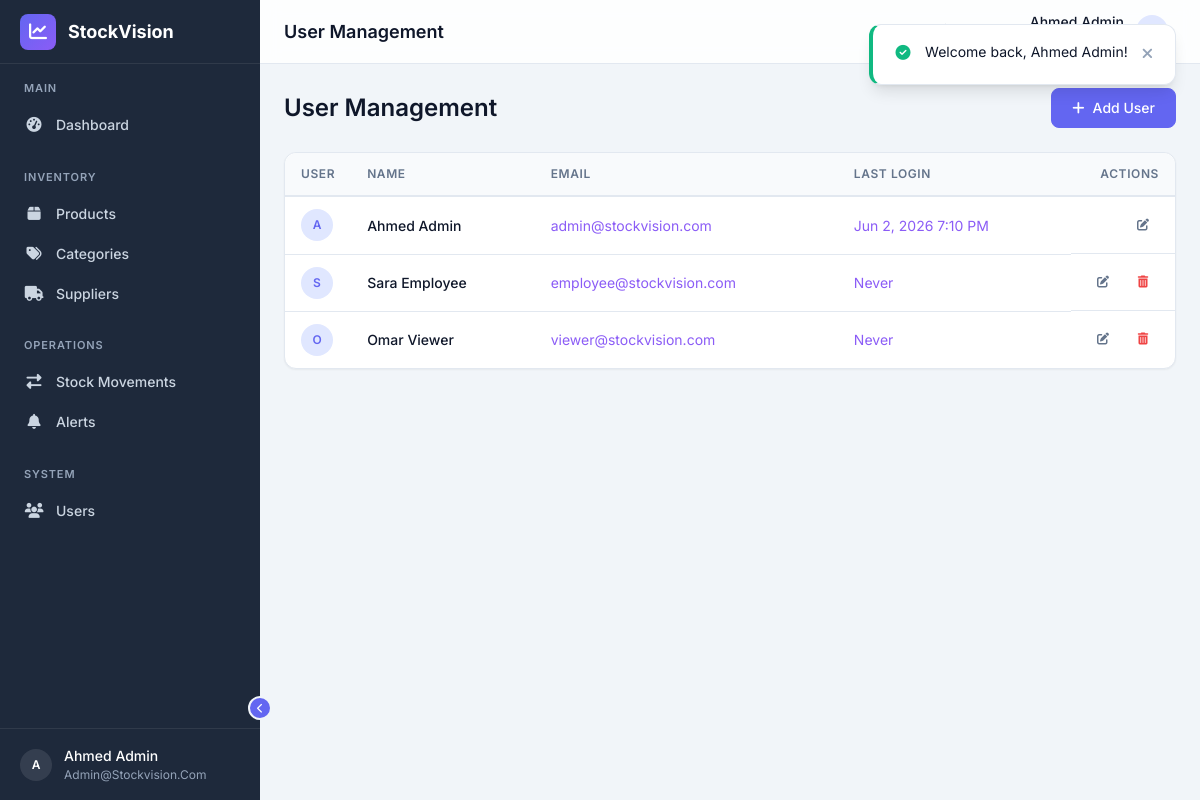
The app's page /users (signed in) with its own data.
### tables this page shows
CREATE TABLE `users` (
    `id` INT UNSIGNED AUTO_INCREMENT PRIMARY KEY,
    `name` VARCHAR(100) NOT NULL,
    `email` VARCHAR(255) NOT NULL,
    `password` VARCHAR(255) NOT NULL,
    `last_login` DATETIME NULL,
    `created_at` DATETIME NOT NULL DEFAULT CURRENT_TIMESTAMP,
    `updated_at` DATETIME NULL ON UPDATE CURRENT_TIMESTAMP,
    UNIQUE KEY `uk_users_email` (`email`)
);

### app/controllers/UserController.php (called while the page is built, shortened)
<?php
class UserController
{
    private User $userModel;
    public function __construct()
    {
        $this->db = getDB();
        $this->userModel = new User($this->db);
    }
    public function index(): void
    {
        $page = max(1, (int)($_GET['page'] ?? 1));
        $result = $this->userModel->getAll($page);
        $pageTitle = 'User Management';
        $users = $result['data'];
        $this->render('users/index', compact('pageTitle', 'users', 'pagination', 'errors'));
    }
    private function render(string $view, array $data = [], string $layout = 'app'): void
    {
        extract($data);
        require __DIR__ . '/../../views/layouts/' . $layout . '.php';
    }
}

### public/index.php (called while the page is built, shortened)
<?php
require_once __DIR__ . '/../app/config/app.php';
require_once __DIR__ . '/../app/config/database.php';
require_once __DIR__ . '/../app/helpers/auth.php';
$requestMethod = $_SERVER['REQUEST_METHOD'];
$requestUri    = parse_url($_SERVER['REQUEST_URI'], PHP_URL_PATH);
$requestUri = '/' . ltrim($requestUri, '/');
$routes = require __DIR__ . '/../app/routes.php';
$matchedRoute  = null;
$routeParams   = [];
foreach ($routes as $route) {
    [$method, $path, $controller, $action] = $route;
    if ($method !== $requestMethod) {
        continue;
    }
    $pattern = preg_replace('/\{([a-zA-Z_]+)\}/', '(\d+)', $path);
    $pattern = '#^' . $pattern . '$#';
    if (preg_match($pattern, $requestUri, $matches)) {
        $matchedRoute = $route;
        array_shift($matches);
        $routeParams = $matches;
        break;
    }
}
[, , $controllerName, $actionName] = $matchedRoute;
$controller = new $controllerName();
call_user_func_array([$controller, $actionName], $routeParams);

### app/config/database.php (called while the page is built, shortened)
<?php
function getDB(): PDO
{
    static $pdo = null;
    if ($pdo === null) {
        $dsn = sprintf(
            'mysql:host=%s;port=%s;dbname=%s;charset=%s',
            DB_HOST,
            DB_PORT,
            DB_NAME,
            DB_CHARSET
        );
        $options = [
            PDO::ATTR_ERRMODE            => PDO::ERRMODE_EXCEPTION,
            PDO::ATTR_DEFAULT_FETCH_MODE => PDO::FETCH_ASSOC,
            PDO::ATTR_EMULATE_PREPARES   => false,
            PDO::MYSQL_ATTR_INIT_COMMAND => "SET NAMES utf8mb4 COLLATE utf8mb4_unicode_ci",
        ];
        try {
            $pdo = new PDO($dsn, DB_USER, DB_PASS, $options);
        } catch (PDOException $e) {
            error_log('Database connection failed: ' . $e->getMessage());
            die('Database connection failed. Please check your configuration.');
        }
    }
    return $pdo;
}

### app/models/User.php (called while the page is built, shortened)
<?php
class User
{
    private PDO $db;
    public function __construct(?PDO $db = null)
    {
        $this->db = $db ?? getDB();
    }
    public function getAll(int $page = 1, int $perPage = ITEMS_PER_PAGE): array
    {
        $countStmt = $this->db->query("SELECT COUNT(*) FROM `users`");
        $total = (int)$countStmt->fetchColumn();
        $totalPages = max(1, (int)ceil($total / $perPage));
        $page = max(1, min($page, $totalPages));
        $offset = ($page - 1) * $perPage;
        $stmt = $this->db->prepare("
            SELECT `id`, `name`, `email`, `last_login`, `created_at`
            FROM `users`
            ORDER BY `created_at` DESC
            LIMIT ? OFFSET ?
        ");
        $stmt->execute([$perPage, $offset]);
        return [
            'data'         => $stmt->fetchAll(),
            'total'        => $total,
            'pages'        => $totalPages,
            'current_page' => $page,
        ];
    }
}

### app/helpers/auth.php (called while the page is built, shortened)
<?php
function currentUserId(): ?int
{
    return $_SESSION['user_id'] ?? null;
}

### views/users/index.php (the view, shortened to what this page needs)
<div class="page-header">
    <h1><?= htmlspecialchars($pageTitle) ?></h1>
    <div class="page-header-actions">
        <a href="<?= BASE_URL ?>/users/create" class="btn btn-primary">
            <i class="fa-solid fa-plus"></i> Add User
        </a>
    </div>
</div>
<div class="card">
    <div class="card-body p-0">
        <?php if (empty($users)): ?>
            <div class="empty-state">
                <i class="fa-solid fa-users empty-state-icon"></i>
                <h3>No Users Found</h3>
                <p>Get started by creating a new user account.</p>
                <a href="<?= BASE_URL ?>/users/create" class="btn btn-primary mt-4">Add First User</a>
            </div>
        <?php else: ?>
            <div class="table-responsive">
                <table class="data-table">
                    <thead>
                        <tr>
                            <th width="60">User</th>
                            <th>Name</th>
                            <th>Email</th>
                            <th>Last Login</th>
                            <th width="100" class="text-right">Actions</th>
                        </tr>
                    </thead>
                    <tbody>
                        <?php foreach ($users as $user): ?>
                            <tr>
                                <td>
                                    <div class="avatar avatar-sm">
                                        <?= strtoupper(substr($user['name'], 0, 1)) ?>
                                    </div>
                                </td>
                                <td class="font-medium"><?= htmlspecialchars($user['name']) ?></td>
                                <td class="text-secondary"><?= htmlspecialchars($user['email']) ?></td>
                                <td class="text-sm text-secondary">
                                    <?= $user['last_login'] ? date('M j, Y g:i A', strtotime($user['last_login'])) : 'Never' ?>
                                </td>
                                <td class="actions justify-content-end">
                                    <a href="<?= BASE_URL ?>/users/<?= $user['id'] ?>/edit" class="btn btn-icon btn-ghost btn-sm" title="Edit">
                                        <i class="fa-solid fa-pen-to-square"></i>
                                    </a>
                                    <?php if ($user['id'] !== currentUserId()): ?>
                                        <button type="button" class="btn btn-icon btn-ghost btn-sm text-danger delete-user-btn"
                                                data-id="<?= $user['id'] ?>"
                                                data-name="<?= htmlspecialchars($user['name']) ?>"
                                                title="Delete">
                                            <i class="fa-solid fa-trash-can"></i>
                                        </button>
                                    <?php endif; ?>
                                </td>
                            </tr>
                        <?php endforeach; ?>
                    </tbody>
                </table>
            </div>
        <?php endif; ?>
    </div>
</div>

### public/css/variables.css (style rules this page uses)
:root { --primary: #6366f1; --primary-hover: #4f46e5; --primary-light: #e0e7ff; --primary-rgb: 99, 102, 241; --secondary: #8b5cf6; --secondary-hover: #7c3aed; --secondary-light: #ede9fe; --success: #10b981; --success-hover: #059669; --success-light: #d1fae5; --warning: #f59e0b; --warning-hover: #d97706; --warning-light: #fef3c7; --danger: #ef4444; --danger-hover: #dc2626; --danger-light: #fee2e2; --info: #3b82f6; --info-hover: #2563eb; --info-light: #dbeafe; --bg-body: #f1f5f9; --bg-card: #ffffff; --bg-sidebar: #1e293b; --bg-sidebar-hover: #334155; --bg-sidebar-active: rgba(99, 102, 241, 0.15); --bg-input: #ffffff; --bg-hover: #f8fafc; --bg-stripe: #f8fafc; --text-primary: #0f172a; --text-secondary: #64748b; --text-tertiary: #94a3b8; --text-sidebar: #cbd5e1; --text-sidebar-active: #ffffff; --text-on-primary: #ffffff; --text-link: #6366f1; --border-color: #e2e8f0; --border-color-hover: #cbd5e1; --border-radius: 8px; --border-radius-sm: 6px; --border-radius-lg: 12px; --border-radius-xl: 16px; --border-radius-full: 9999px; --shadow-sm: 0 1px 2px rgba(0, 0, 0, 0.05); --shadow: 0 1px 3px rgba(0, 0, 0, 0.1), 0 1px 2px rgba(0, 0, 0, 0.06); --shadow-md: 0 4px 6px -1px rgba(0, 0, 0, 0.1), 0 2px 4px -2px rgba(0, 0, 0, 0.1); --shadow-lg: 0 10px 15px -3px rgba(0, 0, 0, 0.1), 0 4px 6px -4px rgba(0, 0, 0, 0.1); --shadow-xl: 0 20px 25px -5px rgba(0, 0, 0, 0.1), 0 8px 10px -6px rgba(0, 0, 0, 0.1); --space-1: 4px; --space-2: 8px; --space-3: 12px; --space-4: 16px; --space-5: 20px; --space-6: 24px; --space-8: 32px; --space-10: 40px; --space-12: 48px; --space-16: 64px; --font-family: 'Inter', -apple-system, BlinkMacSystemFont, 'Segoe UI', Roboto, sans-serif; --font-size-xs: 0.75rem; --font-size-sm: 0.875rem; --font-size-base: 0.9375rem; --font-size-lg: 1.125rem; --font-size-xl: 1.25rem; --font-size-2xl: 1.5rem; --font-size-3xl: 1.875rem; --font-weight-normal: 400; --font-weight-medium: 500; --font-weight-semibold: 600; --font-weight-bold: 700; --line-height-tight: 1.25; --line-height-normal: 1.5; --line-height-relaxed: 1.75; --sidebar-width: 260px; --sidebar-collapsed-width: 72px; --topbar-height: 64px; --content-max-width: 1400px; --transition-fast: 150ms ease; --transition-base: 250ms ease; --transition-slow: 350ms ease; --z-dropdown: 100; --z-sticky: 200; --z-sidebar: 250; --z-modal-overlay: 300; --z-modal: 400; --z-toast: 500; }

### public/css/base.css (style rules this page uses)
*, *::before, *::after { box-sizing: border-box; margin: 0; padding: 0; }
html { scroll-behavior: smooth; -webkit-text-size-adjust: 100%; -moz-text-size-adjust: 100%; text-size-adjust: 100%; }
body { font-family: var(--font-family); font-size: var(--font-size-base); font-weight: var(--font-weight-normal); line-height: var(--line-height-normal); color: var(--text-primary); background-color: var(--bg-body); -webkit-font-smoothing: antialiased; -moz-osx-font-smoothing: grayscale; min-height: 100vh; }
h1, h2, h3, h4, h5, h6 { font-weight: var(--font-weight-semibold); line-height: var(--line-height-tight); color: var(--text-primary); margin-bottom: 0.5em; }
h1 { font-size: var(--font-size-3xl); }
a { color: var(--text-link); text-decoration: none; transition: color var(--transition-fast); }
table { border-collapse: collapse; width: 100%; }
input, button, textarea, select { font: inherit; color: inherit; }
button { cursor: pointer; border: none; background: none; }
* { scrollbar-width: thin; scrollbar-color: var(--text-tertiary) transparent; }

### public/css/layout.css (style rules this page uses)
.page-header { display: flex; align-items: center; justify-content: space-between; margin-bottom: var(--space-6); flex-wrap: wrap; gap: var(--space-4); }
.page-header h1 { font-size: var(--font-size-2xl); margin-bottom: 0; }
.page-header-actions { display: flex; align-items: center; gap: var(--space-3); }

### public/css/utilities.css (style rules this page uses)
.justify-content-end { justify-content: flex-end !important; }
.p-0 { padding: 0 !important; }
.text-right { text-align: right !important; }
.text-secondary { color: var(--secondary) !important; }
.text-danger { color: var(--danger) !important; }
.text-sm { font-size: var(--font-size-sm) !important; }
.font-medium { font-weight: var(--font-weight-medium) !important; }

### records on screen
users: name "A", name "Ahmed Admin", email "admin@stockvision.com", last_login "Jun 2, 2026 7:10 PM"
users: name "S", name "Sara Employee", email "employee@stockvision.com", shows "Never"
users: name "O", name "Omar Viewer", email "viewer@stockvision.com", shows "Never"

### other values on screen
substr(currentUserName() ?? 'U', 0, 1) "A"
currentUserName() "Ahmed Admin"
currentUserEmail() "Admin@stockvision.com"
$pageTitle "User Management"
